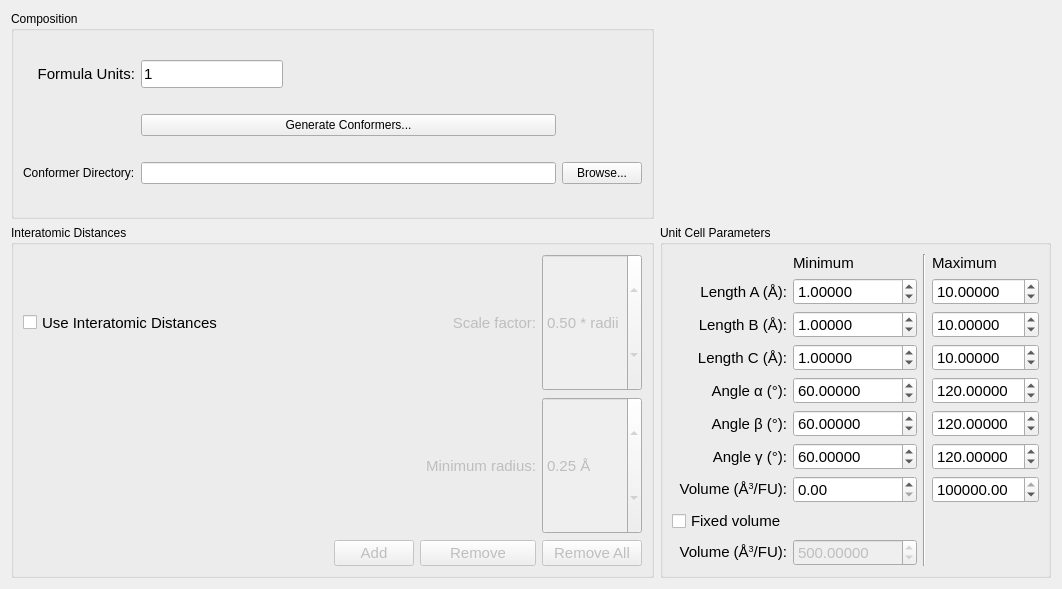
 <widget class="QWidget" name="TabMolecularInit">
  <property name="geometry">
   <rect>
    <x>0</x>
    <y>0</y>
    <width>1062</width>
    <height>589</height>
   </rect>
  </property>
  <property name="sizePolicy">
   <sizepolicy hsizetype="Preferred" vsizetype="Preferred">
    <horstretch>0</horstretch>
    <verstretch>0</verstretch>
   </sizepolicy>
  </property>
  <property name="windowTitle">
   <string>Form</string>
  </property>
  <property name="toolTip">
   <string/>
  </property>
  <layout class="QGridLayout" name="gridLayout">
   <item row="0" column="0" rowspan="2">
    <widget class="QGroupBox" name="groupBox_2">
     <property name="sizePolicy">
      <sizepolicy hsizetype="Preferred" vsizetype="Preferred">
       <horstretch>0</horstretch>
       <verstretch>0</verstretch>
      </sizepolicy>
     </property>
     <property name="title">
      <string>Composition</string>
     </property>
     <layout class="QGridLayout" name="gridLayout_6">
      <item row="2" column="1">
       <widget class="QLineEdit" name="edit_conformerDir"/>
      </item>
      <item row="2" column="0">
       <widget class="QLabel" name="label_10">
        <property name="text">
         <string>Conformer Directory:</string>
        </property>
       </widget>
      </item>
      <item row="0" column="0">
       <widget class="QLabel" name="label_19">
        <property name="sizePolicy">
         <sizepolicy hsizetype="Preferred" vsizetype="Preferred">
          <horstretch>0</horstretch>
          <verstretch>0</verstretch>
         </sizepolicy>
        </property>
        <property name="minimumSize">
         <size>
          <width>0</width>
          <height>18</height>
         </size>
        </property>
        <property name="font">
         <font>
          <pointsize>11</pointsize>
         </font>
        </property>
        <property name="text">
         <string>Formula Units:</string>
        </property>
        <property name="alignment">
         <set>Qt::AlignRight|Qt::AlignTrailing|Qt::AlignVCenter</set>
        </property>
        <property name="buddy">
         <cstring>edit_formula_units</cstring>
        </property>
       </widget>
      </item>
      <item row="0" column="1">
       <widget class="QLineEdit" name="edit_formula_units">
        <property name="sizePolicy">
         <sizepolicy hsizetype="Fixed" vsizetype="Fixed">
          <horstretch>0</horstretch>
          <verstretch>0</verstretch>
         </sizepolicy>
        </property>
        <property name="minimumSize">
         <size>
          <width>0</width>
          <height>28</height>
         </size>
        </property>
        <property name="baseSize">
         <size>
          <width>0</width>
          <height>0</height>
         </size>
        </property>
        <property name="font">
         <font>
          <pointsize>11</pointsize>
         </font>
        </property>
        <property name="toolTip">
         <string>&lt;html&gt;&lt;head/&gt;&lt;body&gt;&lt;p&gt;Enter the numbers of formula units separated by commas and hyphens to be searched here. The text box will be updated with the program's interpretation of your input after exiting the box or pressing return.&lt;/p&gt;&lt;p&gt;&lt;br/&gt;&lt;/p&gt;&lt;p&gt;Examples:&lt;/p&gt;&lt;p&gt;1 , 3&lt;/p&gt;&lt;p&gt;1 - 4&lt;/p&gt;&lt;p&gt;1 - 3, 5, 7 - 9&lt;br/&gt;&lt;/p&gt;&lt;/body&gt;&lt;/html&gt;</string>
        </property>
        <property name="text">
         <string>1</string>
        </property>
       </widget>
      </item>
      <item row="1" column="1">
       <widget class="QPushButton" name="push_generateConformers">
        <property name="text">
         <string>Generate Conformers...</string>
        </property>
       </widget>
      </item>
      <item row="2" column="2">
       <widget class="QPushButton" name="push_browseConfDir">
        <property name="text">
         <string>Browse...</string>
        </property>
       </widget>
      </item>
     </layout>
    </widget>
   </item>
   <item row="2" column="1">
    <widget class="QGroupBox" name="groupBox">
     <property name="sizePolicy">
      <sizepolicy hsizetype="Preferred" vsizetype="Minimum">
       <horstretch>0</horstretch>
       <verstretch>0</verstretch>
      </sizepolicy>
     </property>
     <property name="minimumSize">
      <size>
       <width>0</width>
       <height>300</height>
      </size>
     </property>
     <property name="title">
      <string>Unit Cell Parameters</string>
     </property>
     <layout class="QGridLayout" name="gridLayout_3">
      <item row="6" column="3">
       <widget class="QDoubleSpinBox" name="spin_gamma_max">
        <property name="sizePolicy">
         <sizepolicy hsizetype="Minimum" vsizetype="Preferred">
          <horstretch>0</horstretch>
          <verstretch>0</verstretch>
         </sizepolicy>
        </property>
        <property name="font">
         <font>
          <pointsize>11</pointsize>
         </font>
        </property>
        <property name="decimals">
         <number>5</number>
        </property>
        <property name="maximum">
         <double>180.000000000000000</double>
        </property>
        <property name="singleStep">
         <double>0.100000000000000</double>
        </property>
        <property name="value">
         <double>120.000000000000000</double>
        </property>
       </widget>
      </item>
      <item row="5" column="1">
       <widget class="QDoubleSpinBox" name="spin_beta_min">
        <property name="sizePolicy">
         <sizepolicy hsizetype="Minimum" vsizetype="Preferred">
          <horstretch>0</horstretch>
          <verstretch>0</verstretch>
         </sizepolicy>
        </property>
        <property name="font">
         <font>
          <pointsize>11</pointsize>
         </font>
        </property>
        <property name="alignment">
         <set>Qt::AlignLeading|Qt::AlignLeft|Qt::AlignVCenter</set>
        </property>
        <property name="decimals">
         <number>5</number>
        </property>
        <property name="maximum">
         <double>180.000000000000000</double>
        </property>
        <property name="singleStep">
         <double>0.100000000000000</double>
        </property>
        <property name="value">
         <double>60.000000000000000</double>
        </property>
       </widget>
      </item>
      <item row="4" column="1">
       <widget class="QDoubleSpinBox" name="spin_alpha_min">
        <property name="sizePolicy">
         <sizepolicy hsizetype="Minimum" vsizetype="Preferred">
          <horstretch>0</horstretch>
          <verstretch>0</verstretch>
         </sizepolicy>
        </property>
        <property name="font">
         <font>
          <pointsize>11</pointsize>
         </font>
        </property>
        <property name="alignment">
         <set>Qt::AlignLeading|Qt::AlignLeft|Qt::AlignVCenter</set>
        </property>
        <property name="decimals">
         <number>5</number>
        </property>
        <property name="maximum">
         <double>180.000000000000000</double>
        </property>
        <property name="singleStep">
         <double>0.100000000000000</double>
        </property>
        <property name="value">
         <double>60.000000000000000</double>
        </property>
       </widget>
      </item>
      <item row="0" column="1">
       <widget class="QLabel" name="label_6">
        <property name="sizePolicy">
         <sizepolicy hsizetype="Minimum" vsizetype="Minimum">
          <horstretch>0</horstretch>
          <verstretch>0</verstretch>
         </sizepolicy>
        </property>
        <property name="font">
         <font>
          <pointsize>11</pointsize>
         </font>
        </property>
        <property name="text">
         <string>Minimum</string>
        </property>
        <property name="alignment">
         <set>Qt::AlignLeading|Qt::AlignLeft|Qt::AlignVCenter</set>
        </property>
       </widget>
      </item>
      <item row="5" column="0">
       <widget class="QLabel" name="label_8">
        <property name="sizePolicy">
         <sizepolicy hsizetype="Preferred" vsizetype="Minimum">
          <horstretch>0</horstretch>
          <verstretch>0</verstretch>
         </sizepolicy>
        </property>
        <property name="font">
         <font>
          <pointsize>11</pointsize>
         </font>
        </property>
        <property name="text">
         <string>Angle β (°):</string>
        </property>
        <property name="alignment">
         <set>Qt::AlignRight|Qt::AlignTrailing|Qt::AlignVCenter</set>
        </property>
        <property name="buddy">
         <cstring>spin_beta_min</cstring>
        </property>
       </widget>
      </item>
      <item row="0" column="3">
       <widget class="QLabel" name="label_7">
        <property name="sizePolicy">
         <sizepolicy hsizetype="Preferred" vsizetype="Minimum">
          <horstretch>0</horstretch>
          <verstretch>0</verstretch>
         </sizepolicy>
        </property>
        <property name="font">
         <font>
          <pointsize>11</pointsize>
         </font>
        </property>
        <property name="text">
         <string>Maximum</string>
        </property>
        <property name="alignment">
         <set>Qt::AlignLeading|Qt::AlignLeft|Qt::AlignVCenter</set>
        </property>
       </widget>
      </item>
      <item row="2" column="3">
       <widget class="QDoubleSpinBox" name="spin_b_max">
        <property name="sizePolicy">
         <sizepolicy hsizetype="Minimum" vsizetype="Preferred">
          <horstretch>0</horstretch>
          <verstretch>0</verstretch>
         </sizepolicy>
        </property>
        <property name="font">
         <font>
          <pointsize>11</pointsize>
         </font>
        </property>
        <property name="decimals">
         <number>5</number>
        </property>
        <property name="maximum">
         <double>9999.989999999999782</double>
        </property>
        <property name="singleStep">
         <double>0.100000000000000</double>
        </property>
        <property name="value">
         <double>10.000000000000000</double>
        </property>
       </widget>
      </item>
      <item row="7" column="3">
       <widget class="QDoubleSpinBox" name="spin_vol_max">
        <property name="sizePolicy">
         <sizepolicy hsizetype="Minimum" vsizetype="Preferred">
          <horstretch>0</horstretch>
          <verstretch>0</verstretch>
         </sizepolicy>
        </property>
        <property name="font">
         <font>
          <pointsize>11</pointsize>
         </font>
        </property>
        <property name="decimals">
         <number>2</number>
        </property>
        <property name="maximum">
         <double>1000000.000000000000000</double>
        </property>
        <property name="singleStep">
         <double>1.000000000000000</double>
        </property>
        <property name="value">
         <double>1000000.000000000000000</double>
        </property>
       </widget>
      </item>
      <item row="7" column="0">
       <widget class="QLabel" name="label_18">
        <property name="sizePolicy">
         <sizepolicy hsizetype="Preferred" vsizetype="Minimum">
          <horstretch>0</horstretch>
          <verstretch>0</verstretch>
         </sizepolicy>
        </property>
        <property name="font">
         <font>
          <pointsize>11</pointsize>
         </font>
        </property>
        <property name="text">
         <string>&lt;html&gt;&lt;head/&gt;&lt;body&gt;&lt;p&gt;Volume (Å&lt;span style=&quot; vertical-align:super;&quot;&gt;3&lt;/span&gt;/FU):&lt;/p&gt;&lt;/body&gt;&lt;/html&gt;</string>
        </property>
        <property name="alignment">
         <set>Qt::AlignRight|Qt::AlignTrailing|Qt::AlignVCenter</set>
        </property>
        <property name="buddy">
         <cstring>spin_c_min</cstring>
        </property>
       </widget>
      </item>
      <item row="9" column="1">
       <widget class="QDoubleSpinBox" name="spin_fixedVolume">
        <property name="enabled">
         <bool>false</bool>
        </property>
        <property name="sizePolicy">
         <sizepolicy hsizetype="Minimum" vsizetype="Preferred">
          <horstretch>0</horstretch>
          <verstretch>0</verstretch>
         </sizepolicy>
        </property>
        <property name="font">
         <font>
          <pointsize>11</pointsize>
         </font>
        </property>
        <property name="toolTip">
         <string>Use this to specify a starting volume for the structure before optimizing.</string>
        </property>
        <property name="decimals">
         <number>5</number>
        </property>
        <property name="maximum">
         <double>999999.000000000000000</double>
        </property>
        <property name="singleStep">
         <double>0.100000000000000</double>
        </property>
        <property name="value">
         <double>500.000000000000000</double>
        </property>
       </widget>
      </item>
      <item row="6" column="1">
       <widget class="QDoubleSpinBox" name="spin_gamma_min">
        <property name="sizePolicy">
         <sizepolicy hsizetype="Minimum" vsizetype="Preferred">
          <horstretch>0</horstretch>
          <verstretch>0</verstretch>
         </sizepolicy>
        </property>
        <property name="font">
         <font>
          <pointsize>11</pointsize>
         </font>
        </property>
        <property name="alignment">
         <set>Qt::AlignLeading|Qt::AlignLeft|Qt::AlignVCenter</set>
        </property>
        <property name="decimals">
         <number>5</number>
        </property>
        <property name="maximum">
         <double>180.000000000000000</double>
        </property>
        <property name="singleStep">
         <double>0.100000000000000</double>
        </property>
        <property name="value">
         <double>60.000000000000000</double>
        </property>
       </widget>
      </item>
      <item row="4" column="0">
       <widget class="QLabel" name="label_4">
        <property name="sizePolicy">
         <sizepolicy hsizetype="Preferred" vsizetype="Minimum">
          <horstretch>0</horstretch>
          <verstretch>0</verstretch>
         </sizepolicy>
        </property>
        <property name="font">
         <font>
          <pointsize>11</pointsize>
         </font>
        </property>
        <property name="text">
         <string>Angle α (°):</string>
        </property>
        <property name="alignment">
         <set>Qt::AlignRight|Qt::AlignTrailing|Qt::AlignVCenter</set>
        </property>
        <property name="buddy">
         <cstring>spin_alpha_min</cstring>
        </property>
       </widget>
      </item>
      <item row="2" column="0">
       <widget class="QLabel" name="label_3">
        <property name="sizePolicy">
         <sizepolicy hsizetype="Preferred" vsizetype="Minimum">
          <horstretch>0</horstretch>
          <verstretch>0</verstretch>
         </sizepolicy>
        </property>
        <property name="font">
         <font>
          <pointsize>11</pointsize>
         </font>
        </property>
        <property name="text">
         <string>Length B (Å):</string>
        </property>
        <property name="alignment">
         <set>Qt::AlignRight|Qt::AlignTrailing|Qt::AlignVCenter</set>
        </property>
        <property name="buddy">
         <cstring>spin_b_min</cstring>
        </property>
       </widget>
      </item>
      <item row="3" column="1">
       <widget class="QDoubleSpinBox" name="spin_c_min">
        <property name="sizePolicy">
         <sizepolicy hsizetype="Minimum" vsizetype="Preferred">
          <horstretch>0</horstretch>
          <verstretch>0</verstretch>
         </sizepolicy>
        </property>
        <property name="font">
         <font>
          <pointsize>11</pointsize>
         </font>
        </property>
        <property name="alignment">
         <set>Qt::AlignLeading|Qt::AlignLeft|Qt::AlignVCenter</set>
        </property>
        <property name="decimals">
         <number>5</number>
        </property>
        <property name="singleStep">
         <double>0.100000000000000</double>
        </property>
        <property name="value">
         <double>1.000000000000000</double>
        </property>
       </widget>
      </item>
      <item row="7" column="1">
       <widget class="QDoubleSpinBox" name="spin_vol_min">
        <property name="sizePolicy">
         <sizepolicy hsizetype="Minimum" vsizetype="Preferred">
          <horstretch>0</horstretch>
          <verstretch>0</verstretch>
         </sizepolicy>
        </property>
        <property name="font">
         <font>
          <pointsize>11</pointsize>
         </font>
        </property>
        <property name="decimals">
         <number>2</number>
        </property>
        <property name="maximum">
         <double>1000000.000000000000000</double>
        </property>
        <property name="singleStep">
         <double>1.000000000000000</double>
        </property>
        <property name="value">
         <double>0.000000000000000</double>
        </property>
       </widget>
      </item>
      <item row="0" column="2" rowspan="10">
       <widget class="Line" name="line">
        <property name="orientation">
         <enum>Qt::Vertical</enum>
        </property>
       </widget>
      </item>
      <item row="1" column="0">
       <widget class="QLabel" name="label_5">
        <property name="sizePolicy">
         <sizepolicy hsizetype="Preferred" vsizetype="Minimum">
          <horstretch>0</horstretch>
          <verstretch>0</verstretch>
         </sizepolicy>
        </property>
        <property name="font">
         <font>
          <pointsize>11</pointsize>
         </font>
        </property>
        <property name="text">
         <string>Length A (Å):</string>
        </property>
        <property name="alignment">
         <set>Qt::AlignRight|Qt::AlignTrailing|Qt::AlignVCenter</set>
        </property>
        <property name="buddy">
         <cstring>spin_a_min</cstring>
        </property>
       </widget>
      </item>
      <item row="5" column="3">
       <widget class="QDoubleSpinBox" name="spin_beta_max">
        <property name="sizePolicy">
         <sizepolicy hsizetype="Minimum" vsizetype="Preferred">
          <horstretch>0</horstretch>
          <verstretch>0</verstretch>
         </sizepolicy>
        </property>
        <property name="font">
         <font>
          <pointsize>11</pointsize>
         </font>
        </property>
        <property name="decimals">
         <number>5</number>
        </property>
        <property name="maximum">
         <double>180.000000000000000</double>
        </property>
        <property name="singleStep">
         <double>0.100000000000000</double>
        </property>
        <property name="value">
         <double>120.000000000000000</double>
        </property>
       </widget>
      </item>
      <item row="1" column="1">
       <widget class="QDoubleSpinBox" name="spin_a_min">
        <property name="sizePolicy">
         <sizepolicy hsizetype="Minimum" vsizetype="Preferred">
          <horstretch>0</horstretch>
          <verstretch>0</verstretch>
         </sizepolicy>
        </property>
        <property name="font">
         <font>
          <pointsize>11</pointsize>
         </font>
        </property>
        <property name="alignment">
         <set>Qt::AlignLeading|Qt::AlignLeft|Qt::AlignVCenter</set>
        </property>
        <property name="decimals">
         <number>5</number>
        </property>
        <property name="singleStep">
         <double>0.100000000000000</double>
        </property>
        <property name="value">
         <double>1.000000000000000</double>
        </property>
       </widget>
      </item>
      <item row="3" column="3">
       <widget class="QDoubleSpinBox" name="spin_c_max">
        <property name="sizePolicy">
         <sizepolicy hsizetype="Minimum" vsizetype="Preferred">
          <horstretch>0</horstretch>
          <verstretch>0</verstretch>
         </sizepolicy>
        </property>
        <property name="font">
         <font>
          <pointsize>11</pointsize>
         </font>
        </property>
        <property name="decimals">
         <number>5</number>
        </property>
        <property name="maximum">
         <double>9999.989999999999782</double>
        </property>
        <property name="singleStep">
         <double>0.100000000000000</double>
        </property>
        <property name="value">
         <double>10.000000000000000</double>
        </property>
       </widget>
      </item>
      <item row="4" column="3">
       <widget class="QDoubleSpinBox" name="spin_alpha_max">
        <property name="sizePolicy">
         <sizepolicy hsizetype="Minimum" vsizetype="Preferred">
          <horstretch>0</horstretch>
          <verstretch>0</verstretch>
         </sizepolicy>
        </property>
        <property name="font">
         <font>
          <pointsize>11</pointsize>
         </font>
        </property>
        <property name="decimals">
         <number>5</number>
        </property>
        <property name="maximum">
         <double>180.000000000000000</double>
        </property>
        <property name="singleStep">
         <double>0.100000000000000</double>
        </property>
        <property name="value">
         <double>120.000000000000000</double>
        </property>
       </widget>
      </item>
      <item row="9" column="0">
       <widget class="QLabel" name="label_13">
        <property name="sizePolicy">
         <sizepolicy hsizetype="Preferred" vsizetype="Minimum">
          <horstretch>0</horstretch>
          <verstretch>0</verstretch>
         </sizepolicy>
        </property>
        <property name="font">
         <font>
          <pointsize>11</pointsize>
         </font>
        </property>
        <property name="text">
         <string>&lt;html&gt;&lt;head/&gt;&lt;body&gt;&lt;p&gt;Volume (Å&lt;span style=&quot; vertical-align:super;&quot;&gt;3&lt;/span&gt;/FU):&lt;/p&gt;&lt;/body&gt;&lt;/html&gt;</string>
        </property>
        <property name="alignment">
         <set>Qt::AlignRight|Qt::AlignTrailing|Qt::AlignVCenter</set>
        </property>
        <property name="buddy">
         <cstring>spin_c_min</cstring>
        </property>
       </widget>
      </item>
      <item row="2" column="1">
       <widget class="QDoubleSpinBox" name="spin_b_min">
        <property name="sizePolicy">
         <sizepolicy hsizetype="Minimum" vsizetype="Preferred">
          <horstretch>0</horstretch>
          <verstretch>0</verstretch>
         </sizepolicy>
        </property>
        <property name="font">
         <font>
          <pointsize>11</pointsize>
         </font>
        </property>
        <property name="alignment">
         <set>Qt::AlignLeading|Qt::AlignLeft|Qt::AlignVCenter</set>
        </property>
        <property name="decimals">
         <number>5</number>
        </property>
        <property name="singleStep">
         <double>0.100000000000000</double>
        </property>
        <property name="value">
         <double>1.000000000000000</double>
        </property>
       </widget>
      </item>
      <item row="8" column="0">
       <widget class="QCheckBox" name="cb_fixedVolume">
        <property name="sizePolicy">
         <sizepolicy hsizetype="Minimum" vsizetype="Minimum">
          <horstretch>0</horstretch>
          <verstretch>0</verstretch>
         </sizepolicy>
        </property>
        <property name="font">
         <font>
          <pointsize>11</pointsize>
         </font>
        </property>
        <property name="toolTip">
         <string>Use this to specify a starting volume for the structure before optimizing.</string>
        </property>
        <property name="text">
         <string>Fixed volume</string>
        </property>
       </widget>
      </item>
      <item row="6" column="0">
       <widget class="QLabel" name="label_11">
        <property name="sizePolicy">
         <sizepolicy hsizetype="Preferred" vsizetype="Minimum">
          <horstretch>0</horstretch>
          <verstretch>0</verstretch>
         </sizepolicy>
        </property>
        <property name="font">
         <font>
          <pointsize>11</pointsize>
         </font>
        </property>
        <property name="text">
         <string>Angle γ (°):</string>
        </property>
        <property name="alignment">
         <set>Qt::AlignRight|Qt::AlignTrailing|Qt::AlignVCenter</set>
        </property>
        <property name="buddy">
         <cstring>spin_gamma_min</cstring>
        </property>
       </widget>
      </item>
      <item row="1" column="3">
       <widget class="QDoubleSpinBox" name="spin_a_max">
        <property name="sizePolicy">
         <sizepolicy hsizetype="Minimum" vsizetype="Preferred">
          <horstretch>0</horstretch>
          <verstretch>0</verstretch>
         </sizepolicy>
        </property>
        <property name="font">
         <font>
          <pointsize>11</pointsize>
         </font>
        </property>
        <property name="decimals">
         <number>5</number>
        </property>
        <property name="maximum">
         <double>9999.989999999999782</double>
        </property>
        <property name="singleStep">
         <double>0.100000000000000</double>
        </property>
        <property name="value">
         <double>10.000000000000000</double>
        </property>
       </widget>
      </item>
      <item row="3" column="0">
       <widget class="QLabel" name="label_2">
        <property name="sizePolicy">
         <sizepolicy hsizetype="Preferred" vsizetype="Minimum">
          <horstretch>0</horstretch>
          <verstretch>0</verstretch>
         </sizepolicy>
        </property>
        <property name="font">
         <font>
          <pointsize>11</pointsize>
         </font>
        </property>
        <property name="text">
         <string>Length C (Å):</string>
        </property>
        <property name="alignment">
         <set>Qt::AlignRight|Qt::AlignTrailing|Qt::AlignVCenter</set>
        </property>
        <property name="buddy">
         <cstring>spin_c_min</cstring>
        </property>
       </widget>
      </item>
     </layout>
    </widget>
   </item>
   <item row="2" column="0">
    <widget class="QGroupBox" name="groupBox_3">
     <property name="sizePolicy">
      <sizepolicy hsizetype="Preferred" vsizetype="Preferred">
       <horstretch>0</horstretch>
       <verstretch>0</verstretch>
      </sizepolicy>
     </property>
     <property name="title">
      <string>Interatomic Distances</string>
     </property>
     <layout class="QGridLayout" name="gridLayout_4">
      <item row="6" column="3">
       <widget class="QLabel" name="label_9">
        <property name="enabled">
         <bool>false</bool>
        </property>
        <property name="sizePolicy">
         <sizepolicy hsizetype="Preferred" vsizetype="Preferred">
          <horstretch>0</horstretch>
          <verstretch>0</verstretch>
         </sizepolicy>
        </property>
        <property name="font">
         <font>
          <pointsize>11</pointsize>
         </font>
        </property>
        <property name="text">
         <string>Minimum radius:</string>
        </property>
        <property name="alignment">
         <set>Qt::AlignRight|Qt::AlignTrailing|Qt::AlignVCenter</set>
        </property>
        <property name="buddy">
         <cstring>spin_minRadius</cstring>
        </property>
       </widget>
      </item>
      <item row="4" column="4">
       <widget class="QDoubleSpinBox" name="spin_scaleFactor">
        <property name="enabled">
         <bool>false</bool>
        </property>
        <property name="sizePolicy">
         <sizepolicy hsizetype="Minimum" vsizetype="Minimum">
          <horstretch>0</horstretch>
          <verstretch>0</verstretch>
         </sizepolicy>
        </property>
        <property name="minimumSize">
         <size>
          <width>0</width>
          <height>18</height>
         </size>
        </property>
        <property name="font">
         <font>
          <pointsize>11</pointsize>
         </font>
        </property>
        <property name="toolTip">
         <string>Use this to limit the shortest interatomic distance between
atoms. This ensures that atoms aren't overlapping.

The value specified here is multiplied by each atom's covalent
radius, and the sum of the scaled radii are used to enforce a
minimum atomic separation between atoms.

The default recommended value is 0.5. This ensures that atoms will not be unphysically close (which may prevent
certain optimization codes from working). Using a higher value
is acceptable while creating random structures in the first
generation, but may prevent the crossover operator from being
able to create offspring that meet this restriction.</string>
        </property>
        <property name="suffix">
         <string> * radii</string>
        </property>
        <property name="decimals">
         <number>2</number>
        </property>
        <property name="maximum">
         <double>1.000000000000000</double>
        </property>
        <property name="singleStep">
         <double>0.050000000000000</double>
        </property>
        <property name="value">
         <double>0.500000000000000</double>
        </property>
       </widget>
      </item>
      <item row="4" column="3">
       <widget class="QLabel" name="label">
        <property name="enabled">
         <bool>false</bool>
        </property>
        <property name="sizePolicy">
         <sizepolicy hsizetype="Preferred" vsizetype="Preferred">
          <horstretch>0</horstretch>
          <verstretch>0</verstretch>
         </sizepolicy>
        </property>
        <property name="font">
         <font>
          <pointsize>11</pointsize>
         </font>
        </property>
        <property name="text">
         <string>Scale factor:</string>
        </property>
        <property name="alignment">
         <set>Qt::AlignRight|Qt::AlignTrailing|Qt::AlignVCenter</set>
        </property>
        <property name="buddy">
         <cstring>spin_scaleFactor</cstring>
        </property>
       </widget>
      </item>
      <item row="6" column="4">
       <widget class="QDoubleSpinBox" name="spin_minRadius">
        <property name="enabled">
         <bool>false</bool>
        </property>
        <property name="sizePolicy">
         <sizepolicy hsizetype="Minimum" vsizetype="Minimum">
          <horstretch>0</horstretch>
          <verstretch>0</verstretch>
         </sizepolicy>
        </property>
        <property name="minimumSize">
         <size>
          <width>0</width>
          <height>18</height>
         </size>
        </property>
        <property name="font">
         <font>
          <pointsize>11</pointsize>
         </font>
        </property>
        <property name="suffix">
         <string> Å</string>
        </property>
        <property name="decimals">
         <number>2</number>
        </property>
        <property name="singleStep">
         <double>0.050000000000000</double>
        </property>
        <property name="value">
         <double>0.250000000000000</double>
        </property>
       </widget>
      </item>
      <item row="7" column="2" colspan="2">
       <widget class="QPushButton" name="pushButton_removeMolUnit">
        <property name="enabled">
         <bool>false</bool>
        </property>
        <property name="font">
         <font>
          <pointsize>11</pointsize>
         </font>
        </property>
        <property name="toolTip">
         <string>&lt;html&gt;&lt;head/&gt;&lt;body&gt;&lt;p&gt;Remove selected row from the 'molecular unit' table&lt;/p&gt;&lt;/body&gt;&lt;/html&gt;</string>
        </property>
        <property name="text">
         <string>Remove</string>
        </property>
       </widget>
      </item>
      <item row="4" column="0">
       <widget class="QCheckBox" name="cb_interatomicDistanceLimit">
        <property name="sizePolicy">
         <sizepolicy hsizetype="Minimum" vsizetype="Preferred">
          <horstretch>0</horstretch>
          <verstretch>0</verstretch>
         </sizepolicy>
        </property>
        <property name="minimumSize">
         <size>
          <width>0</width>
          <height>18</height>
         </size>
        </property>
        <property name="font">
         <font>
          <pointsize>11</pointsize>
         </font>
        </property>
        <property name="toolTip">
         <string>Use this to limit the shortest interatomic distance between atoms. This ensures that atoms aren't overlapping.</string>
        </property>
        <property name="text">
         <string>Use Interatomic Distances</string>
        </property>
        <property name="checked">
         <bool>false</bool>
        </property>
       </widget>
      </item>
      <item row="7" column="0">
       <spacer name="horizontalSpacer">
        <property name="orientation">
         <enum>Qt::Horizontal</enum>
        </property>
        <property name="sizeHint" stdset="0">
         <size>
          <width>40</width>
          <height>20</height>
         </size>
        </property>
       </spacer>
      </item>
      <item row="7" column="4">
       <widget class="QPushButton" name="pushButton_removeAllMolUnit">
        <property name="enabled">
         <bool>false</bool>
        </property>
        <property name="font">
         <font>
          <pointsize>11</pointsize>
         </font>
        </property>
        <property name="toolTip">
         <string>&lt;html&gt;&lt;head/&gt;&lt;body&gt;&lt;p&gt;Remove all rows from the 'molecular unit' table&lt;/p&gt;&lt;/body&gt;&lt;/html&gt;</string>
        </property>
        <property name="text">
         <string>Remove All</string>
        </property>
       </widget>
      </item>
      <item row="7" column="1">
       <widget class="QPushButton" name="pushButton_addMolUnit">
        <property name="enabled">
         <bool>false</bool>
        </property>
        <property name="font">
         <font>
          <pointsize>11</pointsize>
         </font>
        </property>
        <property name="toolTip">
         <string>&lt;html&gt;&lt;head/&gt;&lt;body&gt;&lt;p&gt;Add a new row to the 'molecular unit' table&lt;/p&gt;&lt;/body&gt;&lt;/html&gt;</string>
        </property>
        <property name="text">
         <string>Add</string>
        </property>
       </widget>
      </item>
     </layout>
    </widget>
   </item>
  </layout>
 </widget>
